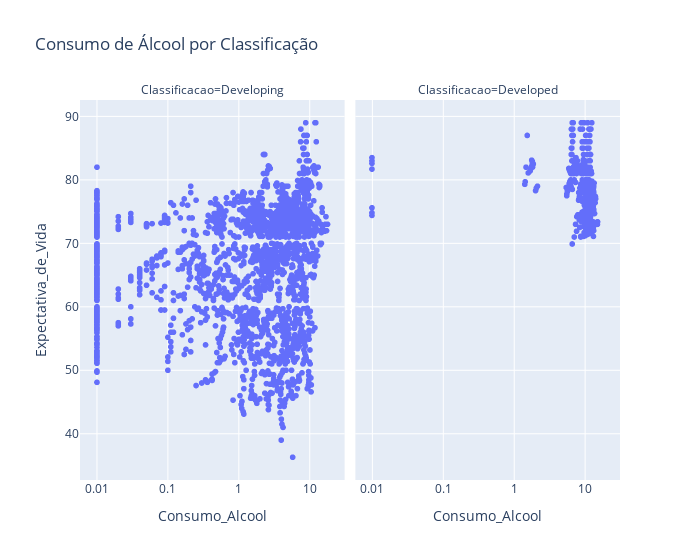

Notebook cell for this chart:
### Code cell
fig  = px.scatter(df, x='Consumo_Alcool', y='Expectativa_de_Vida', log_x = True, width = 700,hover_name = "PaIs",facet_col = 'Classificacao', title='Consumo de Álcool por Classificação')
fig

### Figure 1 — Plotly figure (JSON) as saved in the notebook; plotly's stock layout.template omitted (floating-point values rounded to 4 significant figures; data arrays with more than 128 entries replaced by an {"elided": "..."} marker saying what was removed)
{"data": [{"hovertemplate": "<b>%{hovertext}</b><br><br>Classificacao=Developing<br>Consumo_Alcool=%{x}<br>Expectativa_de_Vida=%{y}<extra></extra>", "hovertext": {"elided": "2426 str values"}, "legendgroup": "", "marker": {"color": "#636efa", "symbol": "circle"}, "mode": "markers", "name": "", "showlegend": false, "type": "scattergl", "x": {"elided": "2426 float values"}, "xaxis": "x", "y": {"elided": "2426 float values"}, "yaxis": "y"}, {"hovertemplate": "<b>%{hovertext}</b><br><br>Classificacao=Developed<br>Consumo_Alcool=%{x}<br>Expectativa_de_Vida=%{y}<extra></extra>", "hovertext": {"elided": "512 str values"}, "legendgroup": "", "marker": {"color": "#636efa", "symbol": "circle"}, "mode": "markers", "name": "", "showlegend": false, "type": "scattergl", "x": {"elided": "512 float values"}, "xaxis": "x2", "y": {"elided": "512 float values"}, "yaxis": "y2"}], "layout": {"annotations": [{"font": {}, "showarrow": false, "text": "Classificacao=Developing", "x": 0.245, "xanchor": "center", "xref": "paper", "y": 1, "yanchor": "bottom", "yref": "paper"}, {"font": {}, "showarrow": false, "text": "Classificacao=Developed", "x": 0.755, "xanchor": "center", "xref": "paper", "y": 1, "yanchor": "bottom", "yref": "paper"}], "legend": {"tracegroupgap": 0}, "title": {"text": "Consumo de Álcool por Classificação"}, "width": 700, "xaxis": {"anchor": "y", "domain": [0, 0.49], "title": {"text": "Consumo_Alcool"}, "type": "log"}, "xaxis2": {"anchor": "y2", "domain": [0.51, 1], "matches": "x", "title": {"text": "Consumo_Alcool"}, "type": "log"}, "yaxis": {"anchor": "x", "domain": [0, 1], "title": {"text": "Expectativa_de_Vida"}}, "yaxis2": {"anchor": "x2", "domain": [0, 1], "matches": "y", "showticklabels": false}}}
